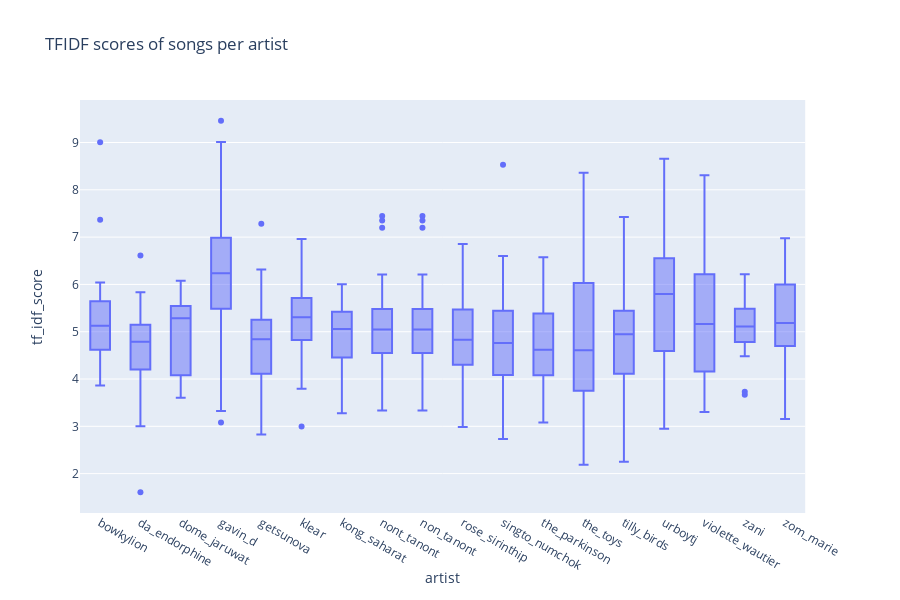

The notebook cell saved with this chart:
### Code cell
fig = px.box(song_filter_df, x='artist', y='tf_idf_score', title='TFIDF scores of songs per artist')
fig.show()

### Figure 1 — Plotly figure (JSON) as saved in the notebook; plotly's stock layout.template omitted (floating-point values rounded to 4 significant figures; data arrays with more than 128 entries replaced by an {"elided": "..."} marker saying what was removed)
{"data": [{"alignmentgroup": "True", "hoverlabel": {"namelength": 0}, "hovertemplate": "artist=%{x}<br>tf_idf_score=%{y}", "legendgroup": "", "marker": {"color": "#636efa"}, "name": "", "notched": false, "offsetgroup": "", "orientation": "v", "showlegend": false, "type": "box", "x": {"elided": "609 str values"}, "x0": " ", "xaxis": "x", "y": {"elided": "609 float values"}, "y0": " ", "yaxis": "y"}], "layout": {"boxmode": "group", "height": 600, "legend": {"tracegroupgap": 0}, "title": {"text": "TFIDF scores of songs per artist"}, "xaxis": {"anchor": "y", "domain": [0, 0.98], "title": {"text": "artist"}}, "yaxis": {"anchor": "x", "domain": [0, 1], "title": {"text": "tf_idf_score"}}}}
